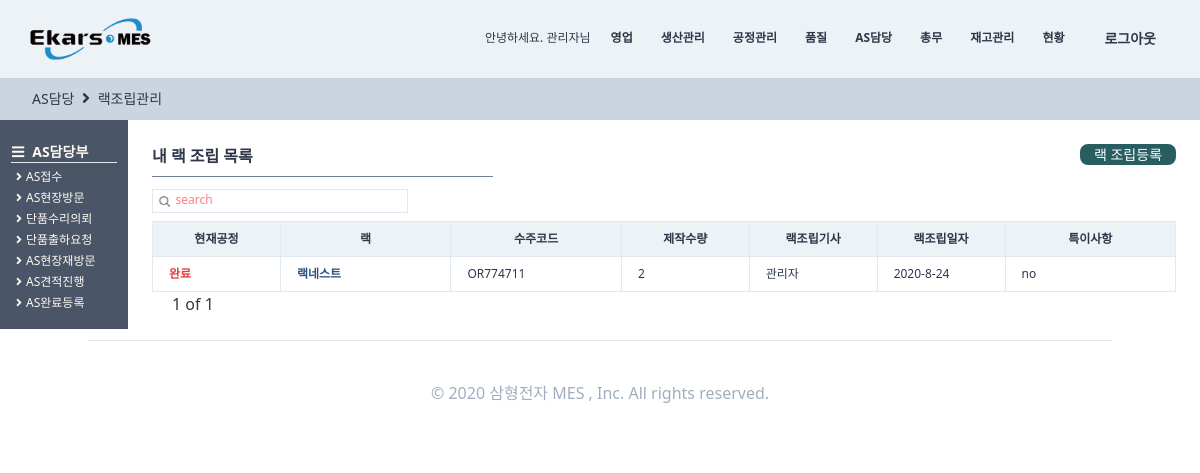
Screenshot of /producemanages/rackmakelist/ (signed in) with the database file from the repository.
### users/models.py (models this page shows, shortened)
class User(AbstractUser, TimeStampedModel):
    부서 = models.ManyToManyField("Part", related_name="user", null=True)
    nowPart = models.ForeignKey(
        "Part", related_name="nowuser", on_delete=models.SET_NULL, null=True
    )
    class Meta:
        verbose_name = "사용자"
        verbose_name_plural = "사용자"
    def __str__(self):
        return self.first_name
    def lenofpart(self):
        num = self.부서.count()
        return num

class Part(TimeStampedModel):
    해당회사 = models.ForeignKey(
        "Company", related_name="Part", on_delete=models.CASCADE, null=True
    )
    부서명 = models.CharField(max_length=12, null=True, blank=True)
    class Meta:
        verbose_name = "부서"
        verbose_name_plural = "부서"

### stockrack/models.py (models this page shows, shortened)
class StockOfRackProductMaker(TimeStampedModel):
    현재공정_CHOICES = (("배선중", "배선중"), ("소방대기중", "소방대기중"), ("완료", "완료"))
    현재공정 = models.CharField(
        choices=현재공정_CHOICES, max_length=10, default="배선중", null=True,
    )
    랙 = models.ForeignKey(
        SI_models.RackProduct, related_name="랙조립", on_delete=models.CASCADE, null=True,
    )
    랙출하요청 = models.OneToOneField(
        "StockOfRackProductOutRequest",
        related_name="랙조립",
        on_delete=models.CASCADE,
        null=True,
    )
    제작수량 = models.IntegerField()
    랙조립기사 = models.ForeignKey(
        users_models.User, related_name="랙조립", on_delete=models.SET_NULL, null=True,
    )
    랙조립일자 = models.DateField(auto_now=False, auto_now_add=False, null=True, blank=True)
    특이사항 = models.CharField(max_length=100, blank=True, null=True)
    class Meta:
        verbose_name = "랙조립"
        verbose_name_plural = "랙조립"

class StockOfRackProductOutRequest(TimeStampedModel):
    수주 = models.ForeignKey(
        orders_models.OrderRegister,
        related_name="랙출하요청",
        on_delete=models.CASCADE,
        null=True,
        blank=True,
    )
    랙 = models.ForeignKey(
        SI_models.RackProduct,
        related_name="랙출하요청",
        on_delete=models.CASCADE,
        null=True,
    )
    고객사 = models.ForeignKey(
        SI_models.Partner,
        related_name="랙출하요청",
        on_delete=models.SET_NULL,
        null=True,
        blank=True,
    )
    수취인 = models.CharField(max_length=12, null=True, blank=True)
    수취인주소 = models.CharField(max_length=100, null=True, blank=True)
    연락처 = models.CharField(max_length=50, null=True, blank=True)
    출하요청수량 = models.IntegerField()
    출하요청자 = models.ForeignKey(
        users_models.User, related_name="랙출하요청", on_delete=models.SET_NULL, null=True,
    )
    출하요청일 = models.DateField(auto_now=False, auto_now_add=True)
    출하희망일 = models.DateField(auto_now=False, auto_now_add=False, null=True, blank=True)
    class Meta:
        verbose_name = "랙출하요청"
        verbose_name_plural = "랙출하요청"
    def unexport(self):
        try:
            self.랙출하등록
            return False
        except:
            return True

### StandardInformation/models.py (models this page shows, shortened)
class RackProduct(TimeStampedModel):
    작성자 = models.ForeignKey(
        "users.User", related_name="랙제품작성자", on_delete=models.SET_NULL, null=True
    )
    작성일 = models.DateField(auto_now=True, auto_now_add=False)
    랙시리얼코드 = models.CharField(max_length=40, blank=True)
    랙모델명 = models.CharField(max_length=60, blank=True)
    규격 = models.CharField(max_length=30, blank=True)
    단위 = models.CharField(max_length=30, blank=True)
    단가 = models.IntegerField(null=True)
    class Meta:
        verbose_name = "랙제품"
        verbose_name_plural = "랙제품"
    def __str__(self):
        return self.랙모델명

### orders/models.py (models this page shows, shortened)
class OrderRegister(TimeStampedModel):
    입찰 = "입찰"
    대리점 = "대리점"
    AS = "A/S"
    내부계획 = "내부계획"
    월별생산계획 = "월별생산계획"
    영업구분_CHOICES = (
        (입찰, "입찰"),
        (대리점, "대리점"),
        (AS, "A/S"),
        (내부계획, "내부계획"),
        (월별생산계획, "월별생산계획"),
    )
    삼형전자 = "삼형전자"
    엠에스텔레콤 = "엠에스텔레콤"
    사업장구분_CHOICES = (
        (삼형전자, "삼형전자"),
        (엠에스텔레콤, "엠에스텔레콤"),
    )
    출하완료 = "출하완료"
    출하미완료 = "출하미완료"
    출하구분_CHOICES = (
        (출하완료, "출하완료"),
        (출하미완료, "출하미완료"),
    )
    단품 = "단품"
    랙 = "랙"
    제품구분_CHOICES = (
        (단품, "단품"),
        (랙, "랙"),
    )
    랙생산의뢰 = models.ForeignKey(
        "self", related_name="단품생산의뢰", on_delete=models.SET_NULL, null=True, blank=True
    )
    작성자 = models.ForeignKey(
        users_models.User,
        related_name="수주등록",
        on_delete=models.SET_NULL,
        null=True,
        blank=True,
    )
    수주코드 = models.CharField(max_length=50)
    영업구분 = models.CharField(choices=영업구분_CHOICES, max_length=10, blank=True, default=입찰)
    제품구분 = models.CharField(choices=제품구분_CHOICES, max_length=10, blank=True, default=단품)
    사업장구분 = models.CharField(
        choices=사업장구분_CHOICES, max_length=10, blank=True, default=삼형전자
    )
    수주일자 = models.DateField(auto_now=False, auto_now_add=False)
    고객사명 = models.ForeignKey(
        SI_models.Partner,
        related_name="수주등록",
        on_delete=models.SET_NULL,
        null=True,
        blank=True,
    )
    현장명 = models.CharField(max_length=50, null=True)
    납품요청일 = models.DateField(auto_now=False, auto_now_add=False, blank=True, null=True)
    납품수량 = models.IntegerField()
    특이사항 = models.TextField(blank=True)
    단품모델 = models.ForeignKey(
        SI_models.SingleProduct,
        related_name="수주등록",
        on_delete=models.SET_NULL,
        null=True,
        blank=True,
    )
    랙모델 = models.ForeignKey(
        SI_models.RackProduct,
        related_name="수주등록",
        on_delete=models.SET_NULL,
        null=True,
        blank=True,
    )
    출하구분 = models.CharField(
        choices=출하구분_CHOICES, max_length=10, blank=True, default=출하미완료
    )
    랙조립도면 = models.FileField(
        upload_to="blueprint", blank=True, null=True, help_text="랙 수주의 경우 조립도면을 첨부해주세요."
    )
    class Meta:
        verbose_name = "수주등록"
        verbose_name_plural = "수주등록"

### producemanages/views.py (the view, shortened to what this page needs)
# urls.py: path("rackmakelist/", views.rackmakelist, name="rackmakelist"),
def rackmakelist(request):
    user = request.user
    search = request.GET.get("search")
    if search is None:
        s_order = SR_models.StockOfRackProductMaker.objects.filter(랙조립기사=user).order_by(
            "-created"
        )
        s_bool = False
    pagediv = 7
    totalpage = int(math.ceil(len(s_order) / pagediv))
    paginator = Paginator(s_order, pagediv, orphans=0)
    page = request.GET.get("page", "1")
    s_order = paginator.get_page(page)
    nextpage = int(page) + 1
    previouspage = int(page) - 1
    notsamebool = True
    nonpage = False
    if totalpage == 0:
        nonpage = True
    if int(page) == totalpage:
        notsamebool = False
    if (search is None) or (search == ""):
        search = "search"
    return render(
        request,
        "producemanages/rackmakelist.html",
        {
            "s_order": s_order,
            "search": search,
            "page": page,
            "totalpage": totalpage,
            "notsamebool": notsamebool,
            "nextpage": nextpage,
            "previouspage": previouspage,
            "s_bool": s_bool,
            "nonpage": nonpage,
        },
    )

### templates/producemanages/rackmakelist.html (shortened to what this page needs)
{%extends "producemanages/producemanageshome.html"%}
{%load static%}
{%block head_title%}
<i class="fas fa-angle-right text-base mx-1"></i>
<a href="{%url "producemanages:rackmakelist"%}" class="hover:font-bold">
    랙조립관리
</a>
{%endblock head_title %}
{%block main_contens%}
<div class="flex flex-col">
    <div class="w-full h-full pl-32 -mt-6 font-semibold pt-12 flex flex-col">
        <div class="flex flex-col p-6 w-full">
            <div class="flex justify-between">
                <span class="border-b w-1/3 mb-3 border-gray-600 pb-2 font-semibold text-base">내 랙 조립 목록 </span>
                <div class="">
                    <a href="{%url "producemanages:requestrackmakelist"%}">
                        <div class="btn-link bg-teal-800 hover:font-bold">
                            랙 조립등록 </div>
                    </a>
                </div>
            </div>
            <div class="w-64 border h-6 mb-2">
                <form method="get" action="" class="w-full flex ">
                    <button class="w-4 h-4 mt-1 ml-1  rounded-xl bg-cover bg-center"
                        style="background-image:url({% static 'img/search.png' %});"></button>
                    <input name="search" placeholder={{search}}
                        class="ml-1 w-full border-none search-box text-xs font-medium placeholder-red-400 focus: outline-none" />
                </form>
            </div>
            <div class="flex ">
                <div class="flew flex-col">
                    <table class="table-fixed font-light text-xs w-full">
                        <thead>
                            <tr>
                                <th class="border bg-gray-200 px-4 py-2 w-24">현재공정</th>
                                <th class="border bg-gray-200 px-2 py-2 w-32">랙</th>
                                <th class="border bg-gray-200 px-2 py-2 w-32">수주코드</th>
                                <th class="border bg-gray-200 px-4 py-2 w-24">제작수량</th>
                                <th class="border bg-gray-200 px-4 py-2 w-24">랙조립기사</th>
                                <th class="border bg-gray-200 px-4 py-2 w-24">랙조립일자</th>
                                <th class="border bg-gray-200 px-4 py-2 w-32">특이사항</th>
                            </tr>
                        </thead>
                        <tbody>
                            {%for list in s_order%}
                            <tr>
                                <td class="border px-4 py-2 font-bold">{%if not list.랙출하요청.unexport%}
                                    <span class="text-green-700">
                                        출하완료
                                    </span>
                                    {%elif list%}
                                    <span class="text-red-600">
                                        {{list.현재공정}}
                                    </span>
                                    {%else%}
                                    조립 시작 전입니다.
                                    {%endif%}</td>
                                <td class="border px-4 py-2 font-bold
                            text-blue-800 ">
                                    {{list.랙}}</td>
                                <td class="border px-4 py-2  hover:text-blue-700 hover:font-bold "><a
                                        href="{%url "producemanages:orderdetail" list.랙출하요청.수주.pk %}">
                                        {{list.랙출하요청.수주.수주코드}}</a></td>
                                <td class="border px-4 py-2">{{list.제작수량}}</td>
                                <td class="border px-4 py-2">{{list.랙조립기사}}</td>
                                <td class="border px-4 py-2">
                                    {{list.랙조립일자.year}}-{{list.랙조립일자.month}}-{{list.랙조립일자.day}}</td>
                                <td class="border px-4 py-2">
                                </td>
                            </tr>
                            {%endfor%}
                        </tbody>
                    </table>
                    {%if nonpage%}
                    {%else%}
                    <div class="flex ml-2">
                        <span class="mx-3 font-medium  text-base">{{page}} of
                            {{totalpage}}</span>
                    </div>
                    {%endif%}
                </div>
            </div>
        </div>
    </div>
</div>
{%endblock main_contens %}

### templates/partials/navigation.html
{% load static%}
<div class="flex items-center text-sm font-medium h-full w-full  flex-raw justify-end">
        {% if user.is_authenticated %}
        <div class="text-right  text-xs h-5">안녕하세요. {{user}}님</div>
        {% if user.lenofpart > 1 %}
        {% for part in user.부서.all %}
        <div
                class="ml-3 border-b-2 border-transparent h-full flex items-center hover:border-gray-600 font-semibold text-xs">
                <a href="{%url "core:parthome" part.pk %}" class="py-10 px-2">
                        {% if part.부서명 == "자재부" %}
                        재고관리
                        {%else%}
                        <script>
                                var parta = "{{ part.부서명 }}";
                                var result = parta.replace("부", '')
                                document.write(result)
                        </script>
                        {% endif %}
                </a></div>
        {% endfor %}
        {% endif %}
        <div class="nav_link font-semibold ml-3"><a href="{%url "users:logout"%}">로그아웃</a></div>
        {% else %}
        <li class="nav_link font-bold"><a href="{%url "users:signup"%}">가입하기</a></li>
        {% endif %}
</div>

### rows the page displays
User: first_name "관리자"
Part: 부서명 "재고관리"
StockOfRackProductMaker: 현재공정 "완료", 랙 "랙네스트", 랙출하요청.수주.수주코드 "OR774711", 제작수량 "2", 랙조립기사 "관리자", 랙조립일자.year "2020", 랙조립일자.month "8", 랙조립일자.day "24"

### other values shown
{{ page }} "1"
{{ totalpage }} "1"
